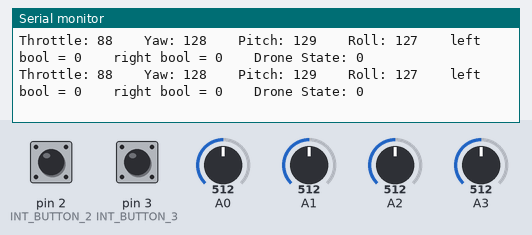
A sketch run on a simulated Arduino Uno, built with avr-gcc and run on an emulated ATmega328P. On the bench: the last lines printed to the serial monitor. Inputs (shaded band) come from the test bench; at power-on: A0 = 512, A1 = 512, pin 2 (INT_BUTTON_2) HIGH, A2 = 512, pin 3 (INT_BUTTON_3) HIGH, A3 = 512. No radio packets arrive unless stated.

Above: at 1.2 s.
1.3 s: A0 set to 566
At 1.43 s:
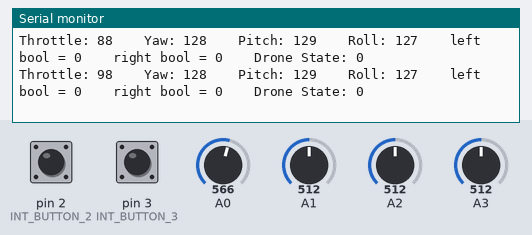
4.3 s: A0 set to 589
At 4.37 s:
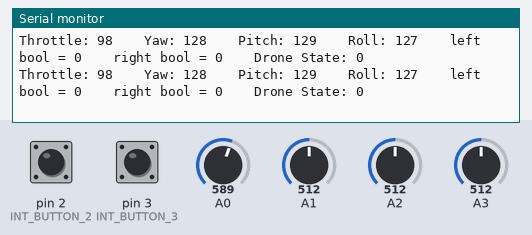
7.3 s: A1 set to 654
At 7.35 s:
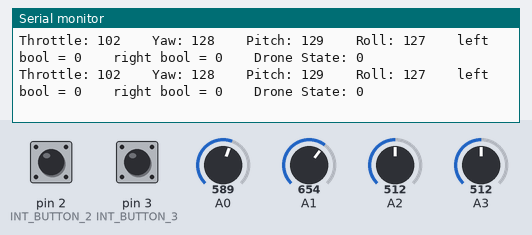
10.3 s: A1 set to 685
At 10.33 s:
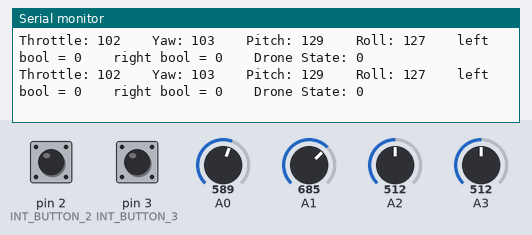
13.3 s: pin 2 (INT_BUTTON_2) pulled LOW for 0.15 s
16.4 s: A2 set to 657
At 16.45 s:
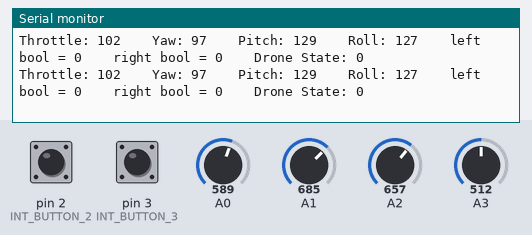
19.4 s: A2 set to 684
At 19.5 s:
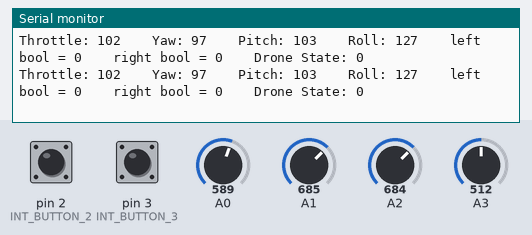
Timing chart, 0 to 22.4 s (numbered marks = the images above; inputs shaded):
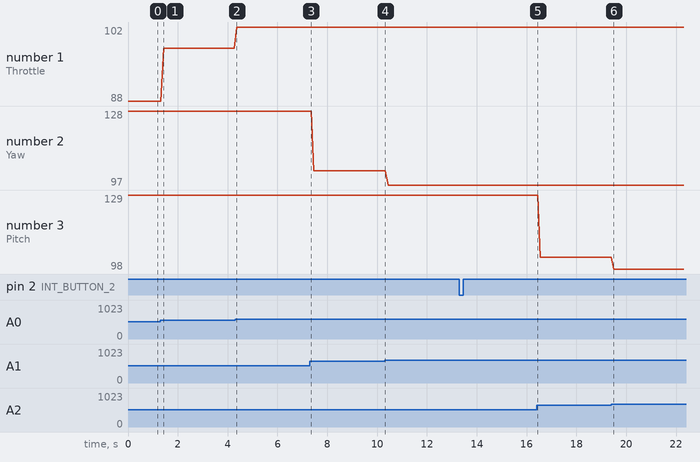

The sketch:

transmittler_state_machine.ino
```cpp
#include <RF24.h>
#include <RF24_config.h>
#include <nRF24L01.h>
#include <printf.h>

/*A basic 4 channel transmitter using the nRF24L01 module.*/
/*Credit ELECTRONOOBS, State machine and edits by B Nash*/

#include <SPI.h>
#include <nRF24L01.h>
#include <RF24.h>

#define INT_BUTTON_2 2
#define INT_BUTTON_3 3
volatile bool left_button = 0;
volatile bool right_button = 0;
/*Create a unique pipe out.*/
const uint64_t pipeOut = 0xE8E8F0F0E1LL; //IMPORTANT: The same as in the receiver


RF24 radio(9, 10); // select  CSN  pin

//drone states
enum Dif_States
{
  not_yet_started,
  starting,
  pot_throttle,
  hover
};

struct State_Mach
{
  Dif_States droneState;
  //Button_States buttonState;
};

State_Mach state;

// The sizeof this struct should not exceed 32 bytes
// This gives us up to 32 8 bits channals
struct MyData {
  byte throttle;
  byte yaw;
  byte pitch;
  byte roll;
};
MyData data;

void resetData()
{
  //This are the start values of each channal
  // Throttle is 0 in order to stop the motors
  //127 is the middle value of the 10ADC.

  data.throttle = 0;
  data.yaw = 90;
  data.pitch = 90;
  data.roll = 90;

}
//////////////////////////////pushbutton ISRs/////////////////////////////////
void service_2()
{
  //debounce pushbutton for accurate count
  delay(500);
  if (digitalRead(INT_BUTTON_2) == LOW) {
  left_button ^= 1;
  }
}
void service_3()
{
  //debounce pushbutton for accurate count
  delay(500);
  if (digitalRead(INT_BUTTON_3) == LOW) {
  right_button ^= 1;
  }
}
/////////////////////////////////////////////////////////////////////////////////

/////////////////////////////////state helpers///////////////////////////////////
void start_seq()
{
  data.throttle = 0;
  data.yaw      = 255;
  data.pitch    = mapJoystickVal_others( analogRead(A2), 0, 520, 1021, true );
  data.roll     = mapJoystickVal_others( analogRead(A3), 0, 510, 1021, true );
}
void free_control()
{
  data.throttle = MapJoystickVal_throt( analogRead(A0), 0, 520, 1021, false );
  data.yaw      = mapJoystickVal_others( analogRead(A1),  0, 515, 1021, true );
  data.pitch    = mapJoystickVal_others( analogRead(A2), 0, 520, 1021, true );
  data.roll     = mapJoystickVal_others( analogRead(A3), 0, 510, 1021, true );
}
void hover_now()
{
  data.throttle = 50;
  data.yaw      = mapJoystickVal_others( analogRead(A1),  0, 515, 1021, true );
  data.pitch    = mapJoystickVal_others( analogRead(A2), 0, 520, 1021, true );
  data.roll     = mapJoystickVal_others( analogRead(A3), 0, 510, 1021, true );
}
/////////////////////////////////////////////////////////////////////////////////////
void setup()
{
  //Start everything up
  Serial.begin(9600);
  radio.begin();
  radio.setAutoAck(false);
  radio.setDataRate(RF24_250KBPS);
  radio.openWritingPipe(pipeOut);
  resetData();


  state.droneState = not_yet_started;
  //set up interrupts
  pinMode(2, INPUT_PULLUP); //pin pulled up until left pushbutton pressed
  attachInterrupt(digitalPinToInterrupt(2), service_2, RISING); //initiate interrupts
  pinMode(3, INPUT_PULLUP); //pin pulled up until right pushbutton pressed
  attachInterrupt(digitalPinToInterrupt(3), service_3, FALLING); //initiate interrupts
}

/**************************************************/

// Returns a corrected value for a joystick position that takes into account
// the values of the outer extents and the middle of the joystick range.
int MapJoystickVal_throt(int val, int lower, int middle, int upper, bool reverse)
{
  val = constrain(val, lower, upper);
  if ( val < middle )
    val = map(val, lower, middle, 0, 90);
  else
    val = map(val, middle, upper, 90, 180);
  return ( reverse ? 180 - val : val );
}
int mapJoystickVal_others(int val, int lower, int middle, int upper, bool reverse)
{
  val = constrain(val, lower, upper);
  if ( val < middle )
    val = map(val, lower, middle, 38, 128);
  else
    val = map(val, middle, upper, 128, 218);
  return ( reverse ? 255 - val : val );
}
void drone_state_machine(State_Mach &current)
{

  switch (current.droneState) {
    case not_yet_started:
      free_control();
      if(left_button == 1)
      {
        left_button = 0;
        right_button = 0;
        current.droneState = starting;
      }
      break;

    case starting:
      //coming into this state, left button = 1 and right button = 0
      start_seq();
      //click right, go to potentiometer throttle
      if(left_button == 1)
      {
        left_button = 0;
        right_button = 0;
        current.droneState = pot_throttle;
      }
      else if(right_button == 1)
      {
        left_button = 0;
        right_button = 0;
        current.droneState = hover;
      }

      break;

    case pot_throttle:
    //coming into this state, left button = 0 and right button = 0
      free_control();
      if(right_button == 1)
      {
        left_button = 0;
        right_button = 0;
        current.droneState = hover;
      }
      break;

    case hover:
    //coming into this state, left button = 0 and right button = 0
      hover_now();
      if(left_button == 1)
      {
        left_button = 0;
        right_button = 0;
        current.droneState = pot_throttle;
      }
      break;

    // default:
    //   // Handle unknown state (optional)
    //   break;
  }
}
void loop()
{
  // The calibration numbers used here should be measured
  // for your joysticks till they send the correct values.
  // data.throttle = MapJoystickVal_others( analogRead(A0), 13, 520, 1015, false );
  // data.yaw      = MapJoystickVal_others( analogRead(A1),  1, 512, 1020, true );
  // data.pitch    = MapJoystickVal_others( analogRead(A2), 12, 526, 1020, false );
  // data.roll     = MapJoystickVal_others( analogRead(A3), 34, 514, 1020, true );
  drone_state_machine(state);

  Serial.print("Throttle: "); Serial.print(data.throttle);  Serial.print("    ");
  Serial.print("Yaw: ");      Serial.print(data.yaw);       Serial.print("    ");
  Serial.print("Pitch: ");    Serial.print(data.pitch);     Serial.print("    ");
  Serial.print("Roll: ");     Serial.print(data.roll);      Serial.print("    ");
  Serial.print("left bool = ");                             Serial.print(left_button);   //print start bool, check interrupt 2
  Serial.print("    ");
  Serial.print("right bool = ");                            Serial.print(right_button);   //print start bool, check interrupt 3
  Serial.print("    ");
  Serial.print("Drone State: ");                            Serial.print(state.droneState);
  Serial.print("\n");

  radio.write(&data, sizeof(MyData));
}
```

Measured:
- after the input at 1.3 s, the serial monitor: prints a new line after 0.13 s (image 1)
- plotted number 1: 88 → 98 after the input at 1.3 s, 98 → 102 after the input at 4.3 s
- plotted number 2: 128 → 103 after the input at 7.3 s, 103 → 97 after the input at 10.3 s
- plotted number 3: 129 → 103 after the input at 16.4 s, 103 → 98 after the input at 19.4 s
